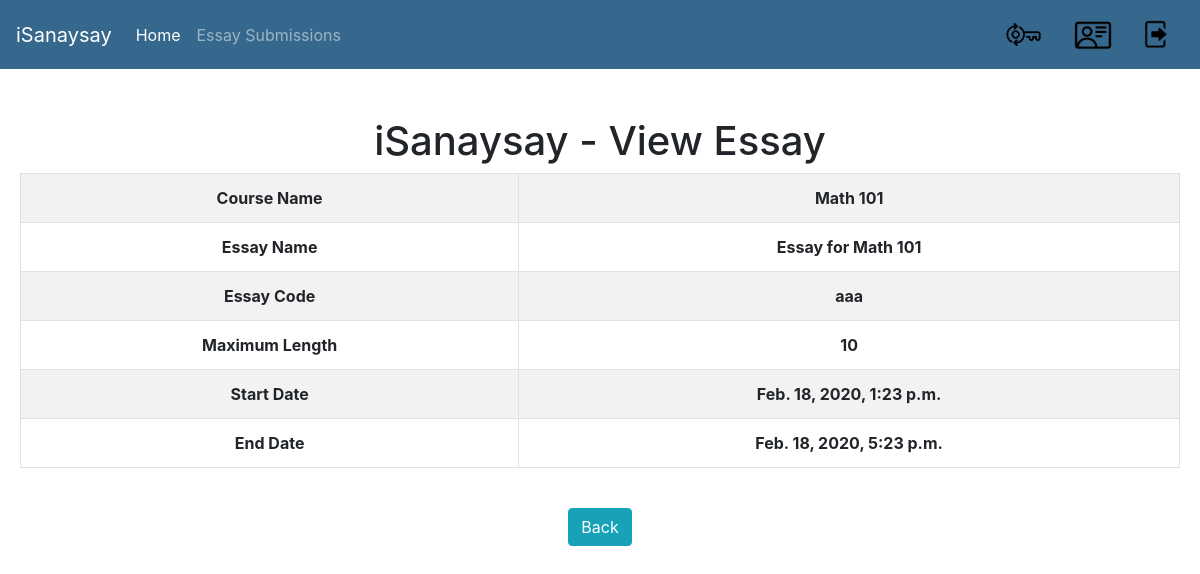
The page /isanaysay/view_essay/1 (signed in) on the database as committed earlier.
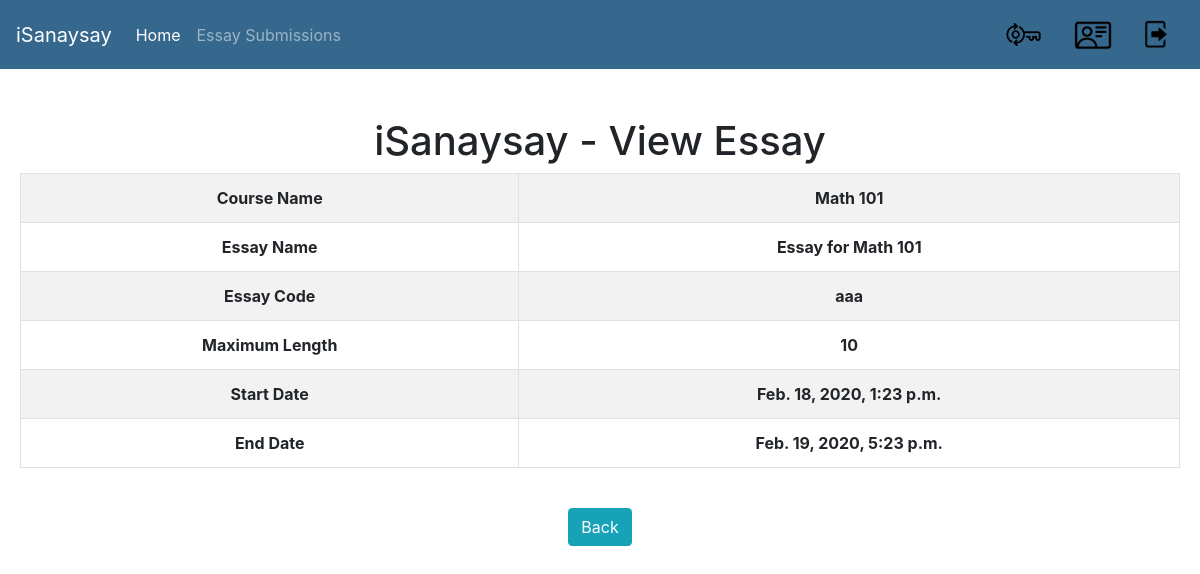
The same page on the database as committed later.
### users/models.py (models this page shows, shortened)
class Essay(models.Model):
    course = models.ForeignKey(Course, verbose_name="Course", on_delete = models.CASCADE)
    name = models.CharField(verbose_name="Essay Name", max_length=300)
    essay_description = models.CharField(verbose_name="Essay Description", max_length=1500)
    essay_code = models.CharField(verbose_name="Essay Code", max_length=100)
    maximum_length = models.IntegerField(verbose_name="Maximum Length")
    start_date_time = models.DateTimeField(verbose_name="Essay Start Date and Time")
    end_date_time = models.DateTimeField(verbose_name="Essay End Date and Time")
    criteria_no_1 = models.FloatField(verbose_name="Grammar",default=0)
    criteria_no_2 = models.FloatField(verbose_name="Spelling",default=0)
    criteria_no_3 = models.FloatField(verbose_name="Content",default=0)
    words = models.CharField(verbose_name="Words",max_length=10000,default="")

class Course(models.Model):
    pass
    semester_Choices = (
        ('A', 'First Semester'),
        ('B', 'Second Semester'),
        ('C', 'Summer'),
    )
    shoolYear_Choices = (
        ('1', '2019-2020'),
        ('2', '2020-2021'),
        ('3', '2021-2022'),
    )
    name = models.CharField(verbose_name="Course Name", max_length=128)
    course_code = models.CharField(verbose_name="Course Code", max_length=128)
    course_description = models.CharField(verbose_name="Course Description", max_length=500)
    course_detail = models.CharField(verbose_name="Course Detail", max_length=100)
    course_unit = models.IntegerField(verbose_name="Course Units", default=3)
    course_semester = models.CharField(max_length=1,choices=semester_Choices, default='A', verbose_name="Semester")
    course_school_year = models.CharField(max_length=1,choices=shoolYear_Choices, default='20', verbose_name="School Year")
    start_date = models.DateField(verbose_name="Course Start Date")
    end_date = models.DateField(verbose_name="Course End Date")
    students = models.ManyToManyField(CustomUser, related_name='students_enrolled')
    teacher = models.ForeignKey(CustomUser, verbose_name="Teacher", on_delete = models.CASCADE)
    def __str__(self):
        return "%s" % self.course_code

### users/views.py (the view)
# urls.py: url(r'^view_essay/(?P<essay_id>\d+)$', view_essay, name='view-essay'),
def view_essay(request,essay_id):
	template = "view_essay.html"
	essay = Essay.objects.get(id=int(essay_id))
	context = {
		'essay': essay,
	}
	return render(request, template, context)

### templates/view_essay.html (shortened to what this page needs)
{% extends 'base.html' %}
{% block content %}
	<div id="parent"><div id="child"><br/><br/>
		<h1>iSanaysay - View Essay</h1>
			<table class="table table-bordered table-striped">
				<tbody>
					<tr>
						<th>Course Name</th>
						<th>{{ essay.course }}</th>
					</tr>
					<tr>
						<th>Essay Name</th>
						<th>{{ essay.name }}</th>
					</tr>
					<tr>
						<th>Essay Code</th>
						<th>{{ essay.essay_code }}</th>
					</tr>
					<tr>
						<th>Maximum Length</th>
						<th>{{ essay.maximum_length }}</th>
					</tr>
					<tr>
						<th>Start Date</th>
						<th>{{ essay.start_date_time }}</th>
					</tr>
					<tr>
						<th>End Date</th>
						<th>{{ essay.end_date_time }}</th>
					</tr>
				</tbody>
			</table><br/>
		<a href="{% url 'view-essays' %}" class="btn btn-info">Back</a>
	</div></div>
{% endblock %}

Rows that differ between the two databases and show on the page:
changed Essay "Essay for Math 101": end_date_time "Feb. 18, 2020, 5:23 p.m." → "Feb. 19, 2020, 5:23 p.m."
